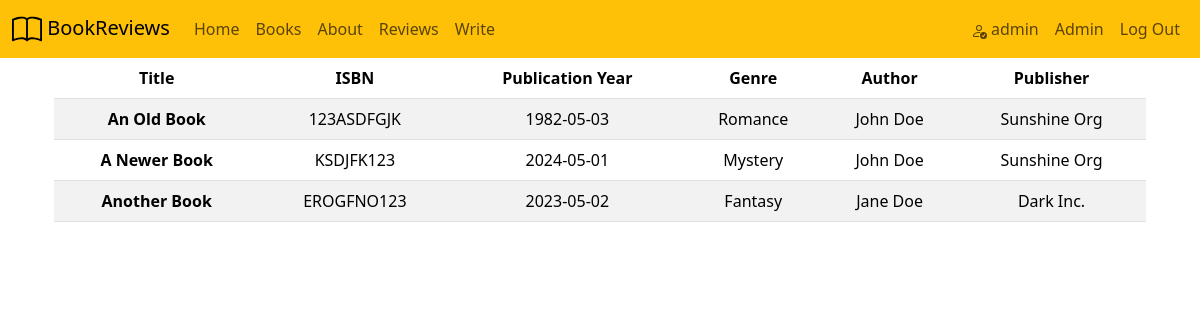
Page /books.php (signed in) on the committed database.
### tables this page shows
CREATE TABLE `user` (
  `id` int(11) NOT NULL,
  `name` varchar(128) NOT NULL,
  `email` varchar(255) NOT NULL,
  `gender` varchar(30) NOT NULL,
  `is_admin` tinyint(1) NOT NULL,
  `phone_number` int(10) NOT NULL,
  `street_address` varchar(255) NOT NULL,
  `wallet_balance` decimal(15,2) DEFAULT NULL,
  `can_borrow` tinyint(1) DEFAULT 1,
  `password_hash` varchar(255) NOT NULL
);

CREATE TABLE `books` (
  `book_id` int(11) NOT NULL,
  `title` varchar(255) NOT NULL,
  `isbn` varchar(255) NOT NULL,
  `publication_year` date NOT NULL,
  `b_genre_id` int(11) NOT NULL,
  `b_author_id` int(11) NOT NULL,
  `b_publisher_id` int(11) NOT NULL
);

CREATE TABLE `genres` (
  `genre_id` int(11) NOT NULL,
  `genre_name` varchar(255) DEFAULT NULL
);

CREATE TABLE `authors` (
  `author_id` int(11) NOT NULL,
  `author_name` varchar(255) NOT NULL,
  `gender` enum('Male','Female','Non-binary') NOT NULL,
  `birth_year` int(11) NOT NULL
);

CREATE TABLE `publishers` (
  `publisher_id` int(11) NOT NULL,
  `publisher_name` varchar(255) DEFAULT NULL
);

### books.php (the view, shortened to what this page needs)
<?php
if (isset($_SESSION["user_id"])) {
    $mysqli = require __DIR__ ."/database.php";
    $sql = "SELECT * FROM user
            WHERE id = {$_SESSION["user_id"]}";
    $result = $mysqli->query($sql);
    $user = $result->fetch_assoc();
    $sqlgenre = "SELECT genres.genre_name FROM books, genres WHERE books.b_genre_id = genres.genre_id";
    $genre_names = $mysqli->query($sqlgenre);
    $sqlauthor = "SELECT authors.author_name FROM books, authors WHERE books.b_author_id = authors.author_id";
    $author_names = $mysqli->query($sqlauthor);
    $sqlpublisher = "SELECT publishers.publisher_name FROM books, publishers WHERE books.b_publisher_id = publishers.publisher_id";
    $publisher_names = $mysqli->query($sqlpublisher);
    $sqlbooks = "SELECT * FROM `books`";
    $all_books = $mysqli->query($sqlbooks);
}
?>
<!DOCTYPE html>
<html lang="en">
    <head>
        <link href="https://cdn.jsdelivr.net/npm/bootstrap@5.3.3/dist/css/bootstrap.min.css" rel="stylesheet">
    </head>
    <body>
        <nav class="navbar navbar-expand-lg bg-warning">
          <div class="container-fluid">
            <a class="navbar-brand" href="#">
                    BookReviews
            </a>
            <div class="collapse navbar-collapse" id="navbarScroll">
              <ul class="navbar-nav me-auto my-2 my-lg-0 navbar-nav-scroll" style="--bs-scroll-height: 100px;">
                <li class="nav-item">
                  <a class="nav-link" href="./home.php">Home</a>
                </li>
                <li class="nav-item">
                    <a class="nav-link" href="./books.php">Books</a>
                </li>
                <li class="nav-item">
                    <a class="nav-link" href="./about.php">About</a>
                </li>
                <li class="nav-item">
                  <a class="nav-link" href="./reviews.php">Reviews</a>
                </li>
                <?php if (isset($user)) : ?>
                <li class="nav-item">
                  <a class="nav-link" href="./write.php">Write</a>
                </li>
                <?php endif; ?>
              </ul>
              <ul class="navbar-nav my-2 my-lg-0 navbar-nav-scroll" style="--bs-scroll-height: 100px;">
                <?php if (isset($user)) : ?>
                    <li class="nav-item">
                        <a class="nav-link" href="./profile.php">
                             <?= htmlspecialchars($user["name"]) ?>
                        </a>
                    </li>
                    <?php if ($user["is_admin"]) : ?>
                      <li class="nav-item">
                        <a class="nav-link" href="./admin.php"> Admin </a>
                      </li>
                    <?php endif; ?>
                    <li class="nav-item">
                        <a class="nav-link" href="./logout.php"> Log Out </a>
                    </li>
                <?php endif; ?>
              </ul>
            </div>
          </div>
        </nav>
        <div class="container">
          <main>
            <div class="container text-center">
              <table class="table table-striped">
                <thead>
                  <tr>
                    <th scope="col">Title</th>
                    <th scope="col">ISBN</th>
                    <th scope="col">Publication Year</th>
                    <th scope="col">Genre</th>
                    <th scope="col">Author</th>
                    <th scope="col">Publisher</th>
                  </tr>
                </thead>
                <tbody>
                  <?php while ($books = mysqli_fetch_array($all_books,MYSQLI_ASSOC)):;?>
                      <tr>
                        <th scope="row"><?php echo $books["title"];?></th>
                        <td><?php echo $books["isbn"];?></td>
                        <td><?php echo $books["publication_year"];?></td>
                        <td><?php echo $genre_names->fetch_assoc()["genre_name"];?></td>
                        <td><?php echo $author_names->fetch_assoc()["author_name"];?></td>
                        <td><?php echo $publisher_names->fetch_assoc()["publisher_name"];?></td>
                      </tr>
                  <?php endwhile; ?>
                </tbody>
              </table>
            </div>
          </main>
        </div>
    </body>
</html>

### rows in the picture
user: name "admin"
books: title "An Old Book", isbn "123ASDFGJK", publication_year "1982-05-03", genres.genre_name "Romance", b_author.author_name "John Doe", b_publisher.publisher_name "Sunshine Org"
books: title "A Newer Book", isbn "KSDJFK123", publication_year "2024-05-01", genres.genre_name "Mystery", b_author.author_name "John Doe", publishers.publisher_name "Sunshine Org"
books: title "Another Book", isbn "EROGFNO123", publication_year "2023-05-02", b_genre.genre_name "Fantasy", b_author.author_name "Jane Doe", publishers.publisher_name "Dark Inc."
